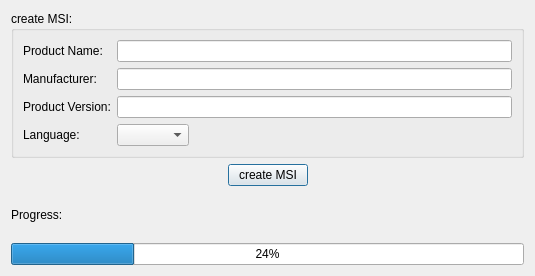
<?xml version="1.0" encoding="UTF-8"?>
<ui version="4.0">
 <class>MSICreationPage</class>
 <widget class="QDialog" name="MSICreationPage">
  <property name="geometry">
   <rect>
    <x>0</x>
    <y>0</y>
    <width>535</width>
    <height>276</height>
   </rect>
  </property>
  <property name="windowTitle">
   <string>Dialog</string>
  </property>
  <layout class="QGridLayout" name="gridLayout_2">
   <item row="0" column="0" colspan="2">
    <widget class="QGroupBox" name="gbMSIWidget">
     <property name="title">
      <string>create MSI:</string>
     </property>
     <layout class="QGridLayout" name="gridLayout">
      <item row="0" column="0">
       <widget class="QLabel" name="lblProductName">
        <property name="text">
         <string>Product Name:</string>
        </property>
       </widget>
      </item>
      <item row="0" column="1" colspan="2">
       <widget class="QLineEdit" name="lineEditProductName"/>
      </item>
      <item row="1" column="0">
       <widget class="QLabel" name="lblManufacturer">
        <property name="text">
         <string>Manufacturer:</string>
        </property>
       </widget>
      </item>
      <item row="1" column="1" colspan="2">
       <widget class="QLineEdit" name="lineEditManufacturer"/>
      </item>
      <item row="2" column="0">
       <widget class="QLabel" name="lblProductVersion">
        <property name="text">
         <string>Product Version:</string>
        </property>
       </widget>
      </item>
      <item row="2" column="1" colspan="2">
       <widget class="QLineEdit" name="lineEditProductVersion"/>
      </item>
      <item row="3" column="0">
       <widget class="QLabel" name="lblLanguage">
        <property name="text">
         <string>Language:</string>
        </property>
       </widget>
      </item>
      <item row="3" column="1">
       <widget class="QComboBox" name="cbLanguage"/>
      </item>
      <item row="3" column="2">
       <spacer name="horizontalSpacer_3">
        <property name="orientation">
         <enum>Qt::Horizontal</enum>
        </property>
        <property name="sizeHint" stdset="0">
         <size>
          <width>335</width>
          <height>20</height>
         </size>
        </property>
       </spacer>
      </item>
     </layout>
    </widget>
   </item>
   <item row="1" column="0" colspan="2">
    <layout class="QHBoxLayout" name="horizontalLayout">
     <item>
      <spacer name="horizontalSpacer">
       <property name="orientation">
        <enum>Qt::Horizontal</enum>
       </property>
       <property name="sizeHint" stdset="0">
        <size>
         <width>40</width>
         <height>20</height>
        </size>
       </property>
      </spacer>
     </item>
     <item>
      <widget class="QPushButton" name="pbCreateMSI">
       <property name="text">
        <string>create MSI</string>
       </property>
      </widget>
     </item>
     <item>
      <spacer name="horizontalSpacer_2">
       <property name="orientation">
        <enum>Qt::Horizontal</enum>
       </property>
       <property name="sizeHint" stdset="0">
        <size>
         <width>40</width>
         <height>20</height>
        </size>
       </property>
      </spacer>
     </item>
    </layout>
   </item>
   <item row="2" column="0">
    <widget class="QLabel" name="lblProgress">
     <property name="text">
      <string>Progress:</string>
     </property>
    </widget>
   </item>
   <item row="2" column="1">
    <widget class="QLabel" name="lblProgressInfo">
     <property name="text">
      <string/>
     </property>
    </widget>
   </item>
   <item row="3" column="0" colspan="2">
    <widget class="QProgressBar" name="progressBar">
     <property name="value">
      <number>24</number>
     </property>
    </widget>
   </item>
  </layout>
 </widget>
 <resources/>
 <connections/>
</ui>
